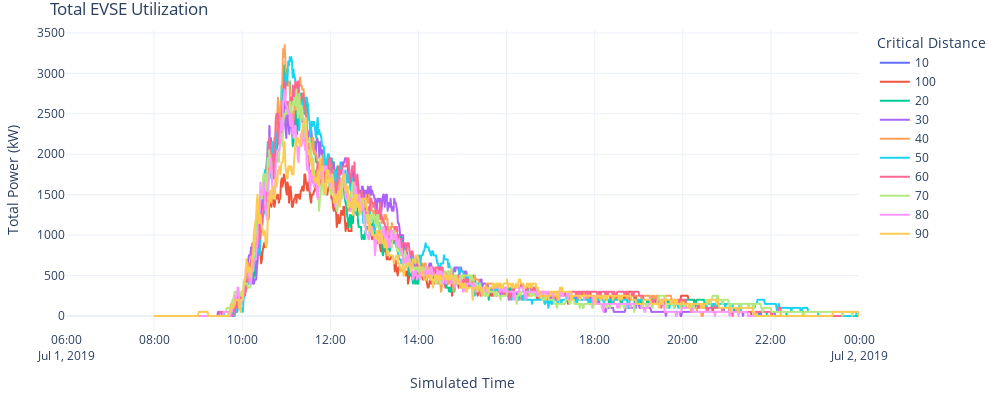

The cell this chart's notebook holds for it:
### Markdown cell above
#### 5.4 EVSE Utilization

### Code cell
fig = px.line(evse_util, x="datetime", y="total_power", color='critical_dist', labels={"critical_dist": 'Critical Distance'}, range_x=['2019-07-01 06:00','2019-07-02'])
fig.update_layout(title="Total EVSE Utilization",
                  yaxis_title="Total Power (kW)", 
                  xaxis_title="Simulated Time", 
                  uniformtext_minsize=8, 
                  uniformtext_mode='hide', 
                  width=1000, 
                  height=400, 
                  margin=dict(l=20, r=20, t=30, b=20), template='plotly_white')
fig.show()

### Figure 1 — Plotly figure (JSON) as saved in the notebook; plotly's stock layout.template omitted (floating-point values rounded to 4 significant figures; data arrays with more than 128 entries replaced by an {"elided": "..."} marker saying what was removed)
{"data": [{"hovertemplate": "Critical Distance=10<br>datetime=%{x}<br>total_power=%{y}<extra></extra>", "legendgroup": "10", "line": {"color": "#636efa", "dash": "solid"}, "mode": "lines", "name": "10", "showlegend": true, "type": "scattergl", "x": ["2019-07-01T08:00:46", "2019-07-01T08:01:46", "2019-07-01T08:02:46", "2019-07-01T08:03:46", "2019-07-01T08:04:46", "2019-07-01T08:05:46", "2019-07-01T08:06:46", "2019-07-01T08:07:46", "2019-07-01T08:08:46", "2019-07-01T08:09:46", "2019-07-01T08:10:46", "2019-07-01T08:11:46", "2019-07-01T08:12:46", "2019-07-01T08:13:46", "2019-07-01T08:14:46", "2019-07-01T08:15:46", "2019-07-01T08:16:46", "2019-07-01T08:17:46", "2019-07-01T08:18:46", "2019-07-01T08:19:46", "2019-07-01T08:20:46", "2019-07-01T08:21:46", "2019-07-01T08:22:46", "2019-07-01T08:23:46", "2019-07-01T08:24:46", "2019-07-01T08:25:46", "2019-07-01T08:26:46"], "xaxis": "x", "y": [0, 0, 0, 0, 0, 0, 0, 0, 0, 0, 0, 0, 0, 0, 0, 0, 0, 0, 0, 0, 0, 0, 0, 0, 0, 0, 0], "yaxis": "y"}, {"hovertemplate": "Critical Distance=100<br>datetime=%{x}<br>total_power=%{y}<extra></extra>", "legendgroup": "100", "line": {"color": "#EF553B", "dash": "solid"}, "mode": "lines", "name": "100", "showlegend": true, "type": "scattergl", "x": {"elided": "873 str values"}, "xaxis": "x", "y": {"elided": "873 int values"}, "yaxis": "y"}, {"hovertemplate": "Critical Distance=20<br>datetime=%{x}<br>total_power=%{y}<extra></extra>", "legendgroup": "20", "line": {"color": "#00cc96", "dash": "solid"}, "mode": "lines", "name": "20", "showlegend": true, "type": "scattergl", "x": {"elided": "975 str values"}, "xaxis": "x", "y": {"elided": "975 int values"}, "yaxis": "y"}, {"hovertemplate": "Critical Distance=30<br>datetime=%{x}<br>total_power=%{y}<extra></extra>", "legendgroup": "30", "line": {"color": "#ab63fa", "dash": "solid"}, "mode": "lines", "name": "30", "showlegend": true, "type": "scattergl", "x": {"elided": "932 str values"}, "xaxis": "x", "y": {"elided": "932 int values"}, "yaxis": "y"}, {"hovertemplate": "Critical Distance=40<br>datetime=%{x}<br>total_power=%{y}<extra></extra>", "legendgroup": "40", "line": {"color": "#FFA15A", "dash": "solid"}, "mode": "lines", "name": "40", "showlegend": true, "type": "scattergl", "x": {"elided": "929 str values"}, "xaxis": "x", "y": {"elided": "929 int values"}, "yaxis": "y"}, {"hovertemplate": "Critical Distance=50<br>datetime=%{x}<br>total_power=%{y}<extra></extra>", "legendgroup": "50", "line": {"color": "#19d3f3", "dash": "solid"}, "mode": "lines", "name": "50", "showlegend": true, "type": "scattergl", "x": {"elided": "1023 str values"}, "xaxis": "x", "y": {"elided": "1023 int values"}, "yaxis": "y"}, {"hovertemplate": "Critical Distance=60<br>datetime=%{x}<br>total_power=%{y}<extra></extra>", "legendgroup": "60", "line": {"color": "#FF6692", "dash": "solid"}, "mode": "lines", "name": "60", "showlegend": true, "type": "scattergl", "x": {"elided": "937 str values"}, "xaxis": "x", "y": {"elided": "937 int values"}, "yaxis": "y"}, {"hovertemplate": "Critical Distance=70<br>datetime=%{x}<br>total_power=%{y}<extra></extra>", "legendgroup": "70", "line": {"color": "#B6E880", "dash": "solid"}, "mode": "lines", "name": "70", "showlegend": true, "type": "scattergl", "x": {"elided": "1078 str values"}, "xaxis": "x", "y": {"elided": "1078 int values"}, "yaxis": "y"}, {"hovertemplate": "Critical Distance=80<br>datetime=%{x}<br>total_power=%{y}<extra></extra>", "legendgroup": "80", "line": {"color": "#FF97FF", "dash": "solid"}, "mode": "lines", "name": "80", "showlegend": true, "type": "scattergl", "x": {"elided": "887 str values"}, "xaxis": "x", "y": {"elided": "887 int values"}, "yaxis": "y"}, {"hovertemplate": "Critical Distance=90<br>datetime=%{x}<br>total_power=%{y}<extra></extra>", "legendgroup": "90", "line": {"color": "#FECB52", "dash": "solid"}, "mode": "lines", "name": "90", "showlegend": true, "type": "scattergl", "x": {"elided": "991 str values"}, "xaxis": "x", "y": {"elided": "991 int values"}, "yaxis": "y"}], "layout": {"height": 400, "legend": {"title": {"text": "Critical Distance"}, "tracegroupgap": 0}, "margin": {"b": 20, "l": 20, "r": 20, "t": 30}, "title": {"text": "Total EVSE Utilization"}, "uniformtext": {"minsize": 8, "mode": "hide"}, "width": 1000, "xaxis": {"anchor": "y", "domain": [0, 1], "range": ["2019-07-01 06:00", "2019-07-02"], "title": {"text": "Simulated Time"}, "type": "date"}, "yaxis": {"anchor": "x", "autorange": true, "domain": [0, 1], "range": [-186.1, 3536.0], "title": {"text": "Total Power (kW)"}, "type": "linear"}}}
